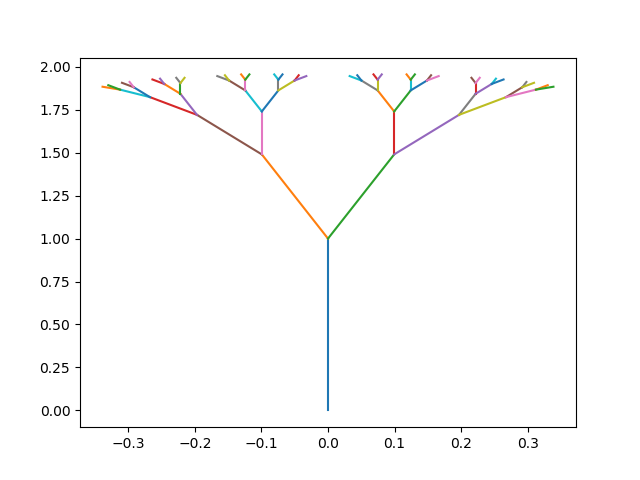

This chart was generated by the following Python code:
from matplotlib import pyplot as plt
import numpy as np
import yaml
from argparse import ArgumentParser

# Configuration file
config = yaml.load(open("config.yml"))


def add_cut_np(current_branch, branch_length, branch_angle, side="positive"):

        if side == "positive":
            new_angles = current_branch[:,2]-branch_angle
            first_column = current_branch[:,0] + branch_length*np.sin(new_angles)
            second_column = current_branch[:,1] + branch_length*np.cos(new_angles)
            new_branch_combined = np.stack((first_column, second_column, new_angles), axis=-1)

        else:
            new_angles = current_branch[:,2]+branch_angle
            first_column = current_branch[:,0] + branch_length*np.sin(new_angles)
            second_column = current_branch[:,1] + branch_length*np.cos(new_angles)
            new_branch_combined = np.stack((first_column, second_column, new_angles), axis=-1)

        return new_branch_combined


def create_tree_np(branch_length, branch_length_decay, tree_size, branch_angle,
                   to_plot='yes', to_save='yes', file_name='tree_np.png'):

    # Initialise the tree
    previous_level_np = np.array([[0, branch_length, 0]])

    if to_plot == 'yes':
        plt.plot([0, 0], [0, branch_length])

    for i in range(tree_size):

        branch_length *= branch_length_decay

        current_level_neg = add_cut_np(previous_level_np, branch_length, branch_angle, side="negative")
        current_level_pos = add_cut_np(previous_level_np, branch_length, branch_angle, side="positive")

        if to_plot == 'yes':

            for base, neg, pos in zip(previous_level_np, current_level_neg, current_level_pos):
                plt.plot([base[0], pos[0]], [base[1], pos[1]])
                plt.plot([base[0], neg[0]], [base[1], neg[1]])

        previous_level_np = np.vstack((current_level_neg, current_level_pos))

    if to_save == 'yes':
        plt.savefig(file_name)


if __name__ == "__main__":
    parser = ArgumentParser(description="Beautiful tree generator with NumPy.")
    parser.add_argument('--branch_length', '-l', type=float, required=False, default=1,
                        help="Branch length, default 1.")
    parser.add_argument('--branch_length_decay', '-d', type=float, required=False, default=0.5,
                        help="Branch length decay factor, default 0.5")
    parser.add_argument('--tree_size', '-s', type=int, required=False, default=5,
                        help="Number of levels on the tree, default 5.")
    parser.add_argument('--branch_angle', '-a', type=float, required=False, default=0.2,
                        help="Factor for tree branch separation, default 0.2.")
    parser.add_argument('--to_save', '-o', type=str, required=False, default="yes",
                        help="To save the output in file named tree_np.png.")
    arguments = parser.parse_args()

    create_tree_np(arguments.branch_length,
                   arguments.branch_length_decay,
                   arguments.tree_size,
                   arguments.branch_angle,
                   to_save=arguments.to_save)



